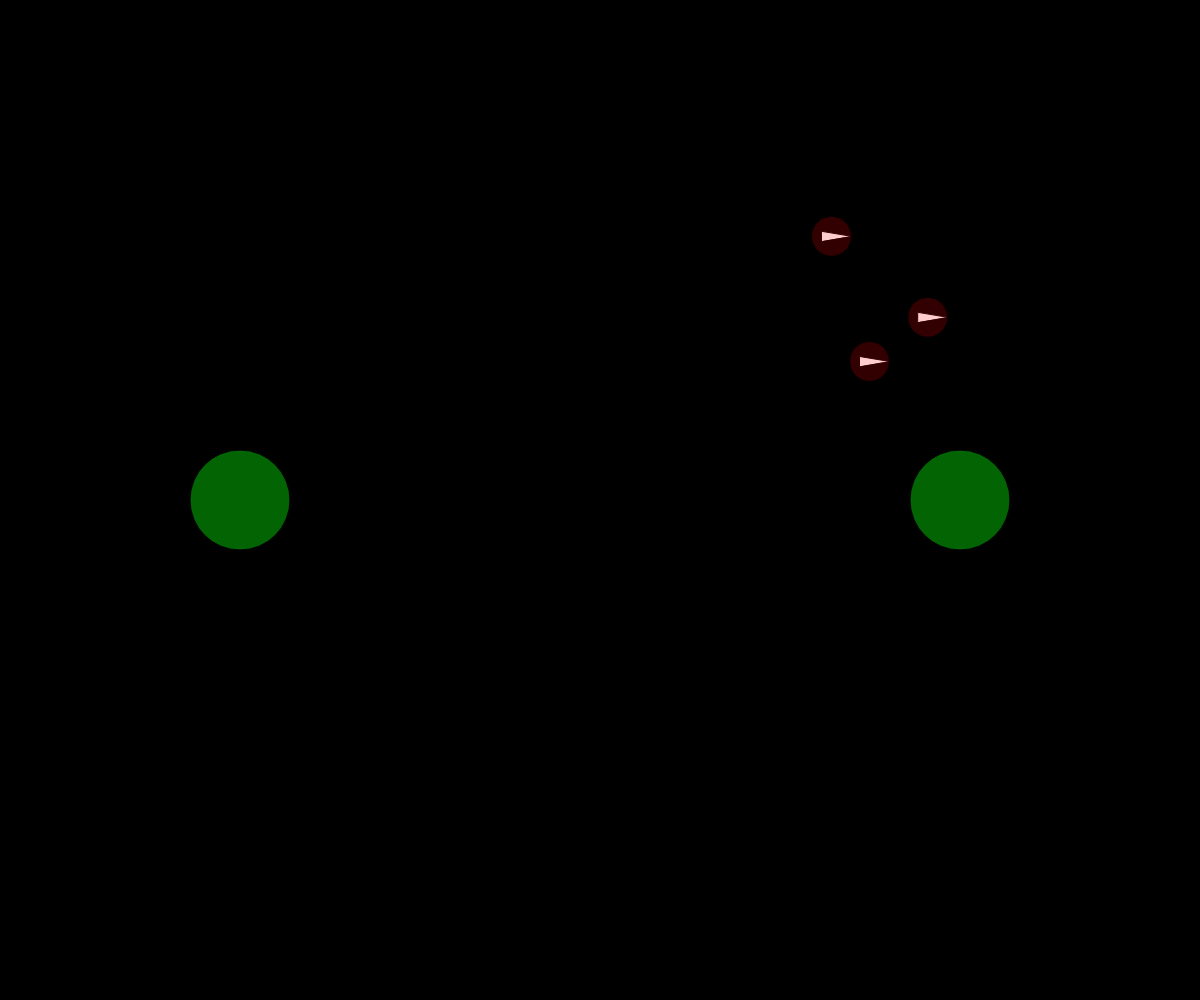
Frame 1 (no input)
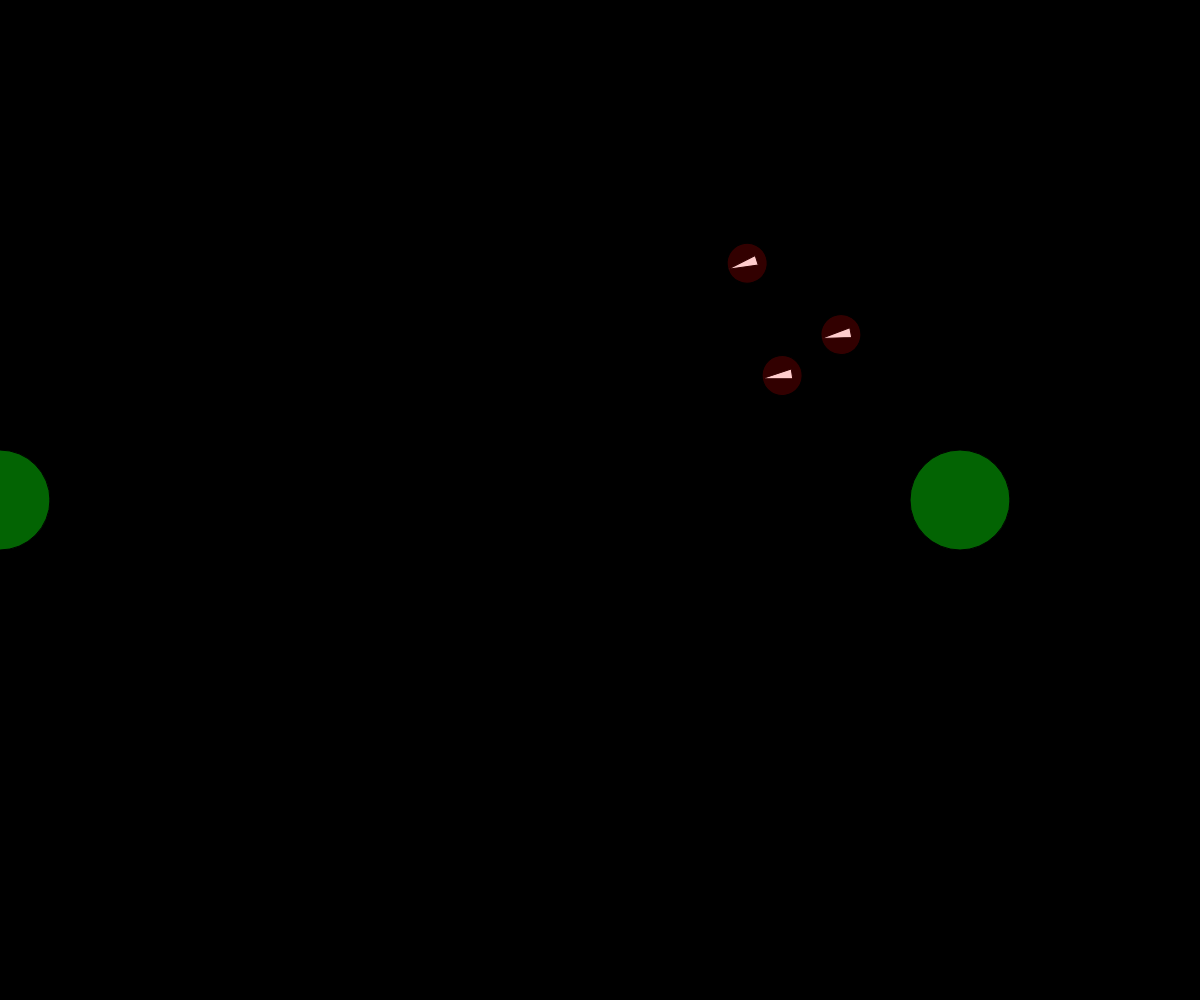
Frame 60 (no input)
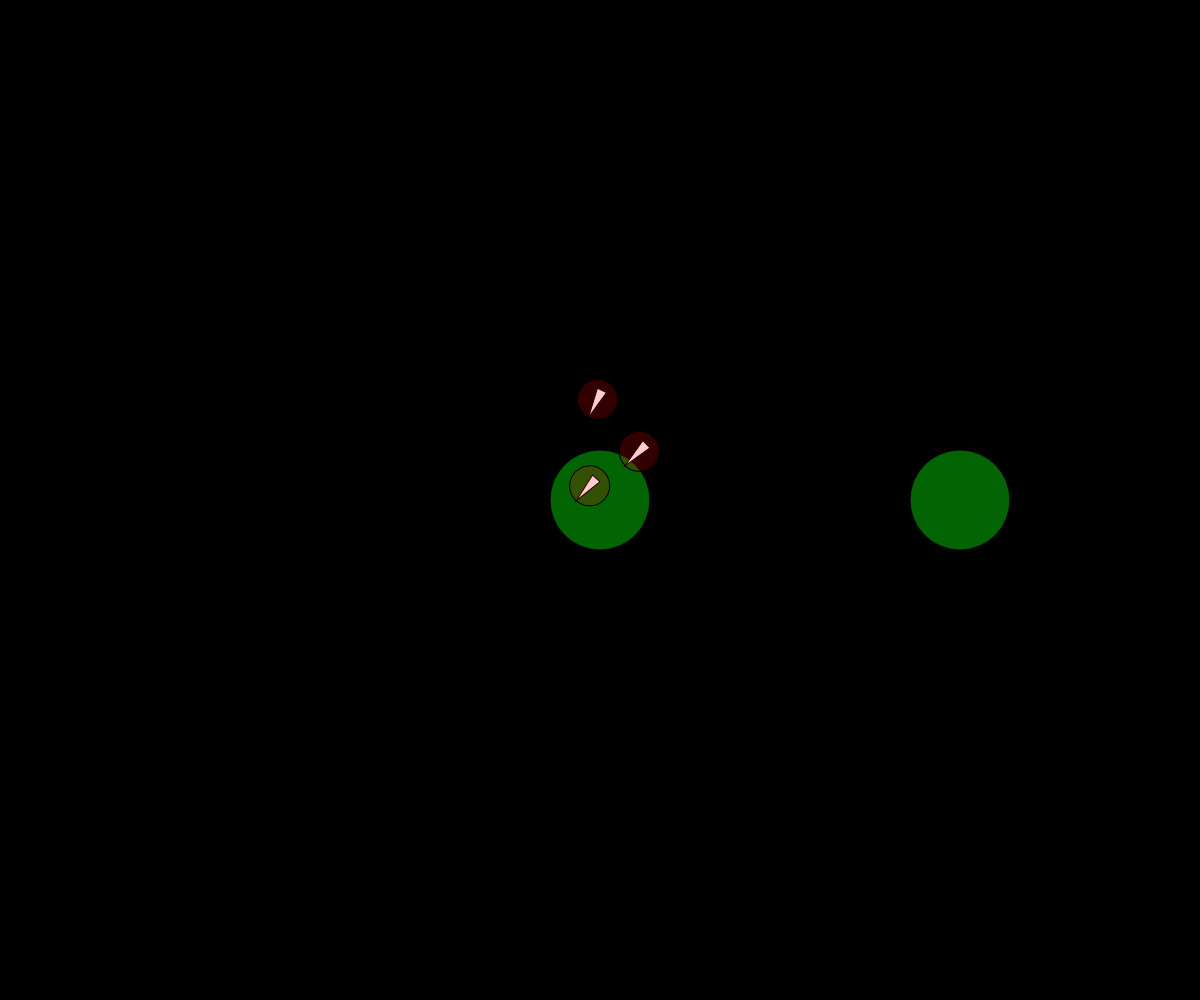
Frame 120 (the mouse pressed at the canvas centre since frame 60)

The p5.js sketch that drew these frames (run headless with seeded random() and noise() and a simulated clock; from frame 60 on, the mouse is pressed at the canvas centre):

// p5.js sketch
// ── sketch.js

let user;
let enemy;

// the plan is to have the board be way bigger than the screen, but not yet...

function setup(){
	createCanvas(window.innerWidth, window.innerHeight);

	user = new Player(new Flame(createVector(width*0.2,height*0.5)));
	enemy = new Player(new Flame(createVector(width*0.8,height*0.5)));

	for (var i = 0; i < 3; i++) {
		user.bugs.push(new Bug(createVector(width*(random()*0.9+0.05), height*(random()*0.9+0.05))));
	}
}

function draw(){
	background(0);

	user.render();
	user.bugBehavior();
	enemy.render();
	enemy.bugBehavior();

	user.flame.pos.x = mouseX;

}

// ── Bug.js
class Bug {
	constructor(pos) {
		// state variables 
		this.pos = pos;
		this.vel = createVector(0,0);
		
		// appearence parameters 
		this.h = 30;  // height
		this.w = 10;  // width

		// movement parameters
		this.maxSpeed = 5;
		this.maxAcc = 0.05;

		// fitness parameters
		this.health = 1;
		this.sightR = 20;
			
	} 
	render() {
		fill(255,255,255);
		// pos is the center of the triangle, 		
		push();
		translate(this.pos.x, this.pos.y);
		rotate(this.vel.heading()); 
		triangle(this.h*2/3, 0, -this.h/3, -this.w/2, -this.h/3, this.w/2);
		fill(255,0,0,50);
		ellipse(0,0, this.sightR*2, this.sightR*2);
		pop();
	}

	update() {
		this.pos.add(this.vel);
	}

	// behavior____________________________-
	// cool things to think about:
	// seek a moving target by predicting where it will move?
	// avoidance? how to make it efficient???
	// collisions
	// multiple things at once, what are the weights
	// attack
	seek(target) {
		let desiredVel = p5.Vector.sub(target, this.pos);
		desiredVel.setMag(this.maxSpeed);
		let acc = p5.Vector.sub(desiredVel, this.vel);
		acc.limit(this.maxAcc);
		// apply the force
		this.vel.add(acc);
	}
}

// ── Flame.js
class Flame {
	constructor(pos) {
		this.pos = pos;
		this.health = 100;
	}
	render() {
		fill(10,255,10, 100);
		ellipse(this.pos.x, this.pos.y, this.health, this.health);
	}
}

// ── Player.js
class Player {
	constructor(flame) {
		this.flame = flame;
		this.bugs = [];
	}

	render() {
		this.flame.render();
		for(let i = 0; i < this.bugs.length; i++){
			this.bugs[i].render();
		}
	}
	bugBehavior() {
		for(let i = 0; i < this.bugs.length; i++){
			this.bugs[i].seek(this.flame.pos);
			this.bugs[i].update();
		}
	}

}
